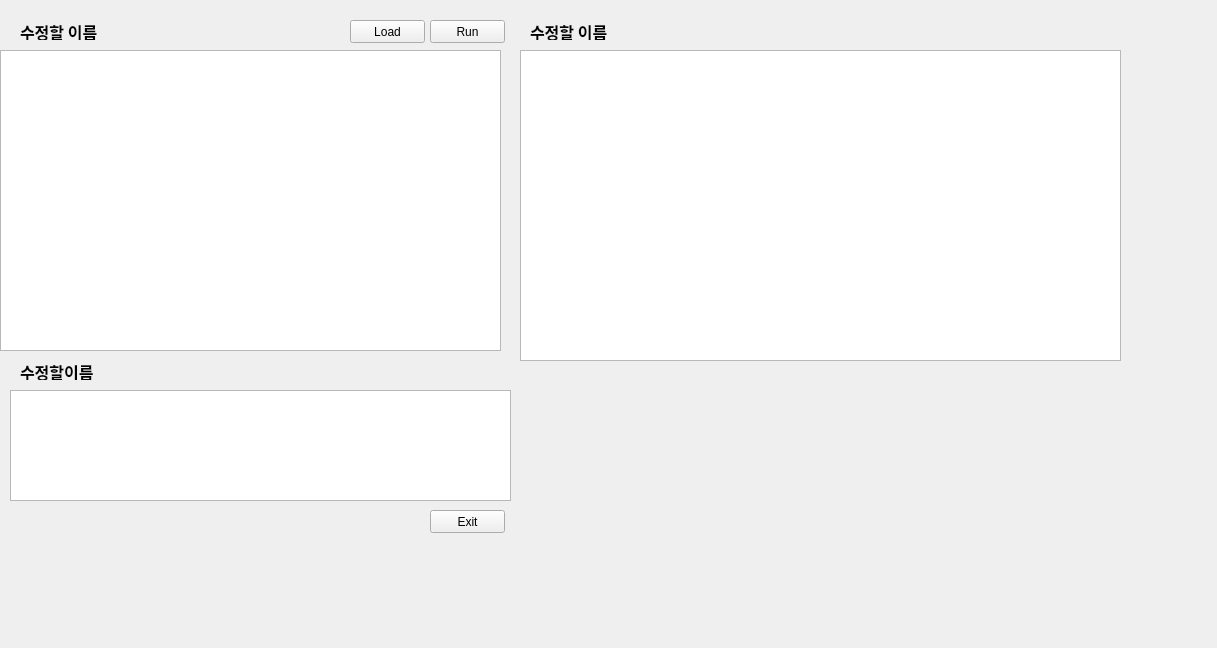
<?xml version="1.0" encoding="UTF-8"?>
<ui version="4.0">
 <class>Form</class>
 <widget class="QWidget" name="Form">
  <property name="geometry">
   <rect>
    <x>0</x>
    <y>0</y>
    <width>1217</width>
    <height>648</height>
   </rect>
  </property>
  <property name="windowTitle">
   <string>Form</string>
  </property>
  <widget class="QPushButton" name="btn_run">
   <property name="geometry">
    <rect>
     <x>430</x>
     <y>20</y>
     <width>75</width>
     <height>23</height>
    </rect>
   </property>
   <property name="text">
    <string>Run</string>
   </property>
  </widget>
  <widget class="QPushButton" name="btn_exit">
   <property name="geometry">
    <rect>
     <x>430</x>
     <y>510</y>
     <width>75</width>
     <height>23</height>
    </rect>
   </property>
   <property name="text">
    <string>Exit</string>
   </property>
  </widget>
  <widget class="QLabel" name="label_result">
   <property name="geometry">
    <rect>
     <x>20</x>
     <y>20</y>
     <width>141</width>
     <height>20</height>
    </rect>
   </property>
   <property name="font">
    <font>
     <family>Adobe Devanagari</family>
     <pointsize>12</pointsize>
     <weight>75</weight>
     <bold>true</bold>
    </font>
   </property>
   <property name="text">
    <string>수정할 이름</string>
   </property>
   <property name="textFormat">
    <enum>Qt::RichText</enum>
   </property>
  </widget>
  <widget class="QPushButton" name="btn_load">
   <property name="geometry">
    <rect>
     <x>350</x>
     <y>20</y>
     <width>75</width>
     <height>23</height>
    </rect>
   </property>
   <property name="text">
    <string>Load</string>
   </property>
  </widget>
  <widget class="QTableView" name="tableView">
   <property name="geometry">
    <rect>
     <x>0</x>
     <y>50</y>
     <width>501</width>
     <height>301</height>
    </rect>
   </property>
  </widget>
  <widget class="QLabel" name="label_result_2">
   <property name="geometry">
    <rect>
     <x>20</x>
     <y>360</y>
     <width>91</width>
     <height>20</height>
    </rect>
   </property>
   <property name="font">
    <font>
     <family>Adobe Devanagari</family>
     <pointsize>12</pointsize>
     <weight>75</weight>
     <bold>true</bold>
    </font>
   </property>
   <property name="text">
    <string>수정할이름</string>
   </property>
   <property name="textFormat">
    <enum>Qt::RichText</enum>
   </property>
  </widget>
  <widget class="QTableView" name="tableView_2">
   <property name="geometry">
    <rect>
     <x>10</x>
     <y>390</y>
     <width>501</width>
     <height>111</height>
    </rect>
   </property>
  </widget>
  <widget class="QTableView" name="tableView_3">
   <property name="geometry">
    <rect>
     <x>520</x>
     <y>50</y>
     <width>601</width>
     <height>311</height>
    </rect>
   </property>
  </widget>
  <widget class="QLabel" name="label_result_3">
   <property name="geometry">
    <rect>
     <x>530</x>
     <y>20</y>
     <width>141</width>
     <height>20</height>
    </rect>
   </property>
   <property name="font">
    <font>
     <family>Adobe Devanagari</family>
     <pointsize>12</pointsize>
     <weight>75</weight>
     <bold>true</bold>
    </font>
   </property>
   <property name="text">
    <string>수정할 이름</string>
   </property>
   <property name="textFormat">
    <enum>Qt::RichText</enum>
   </property>
  </widget>
 </widget>
 <resources/>
 <connections/>
</ui>
